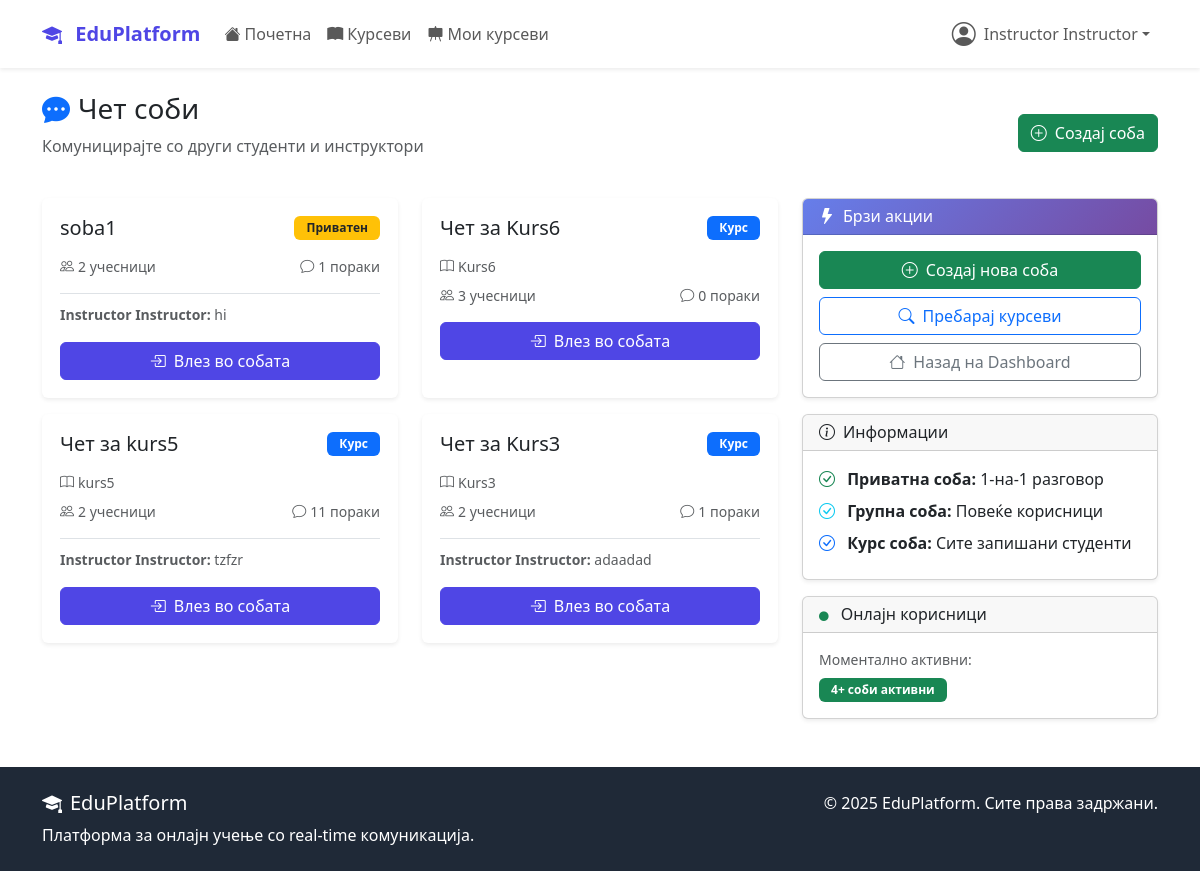
/chat/ (signed in), run on an earlier commit of the app's database.
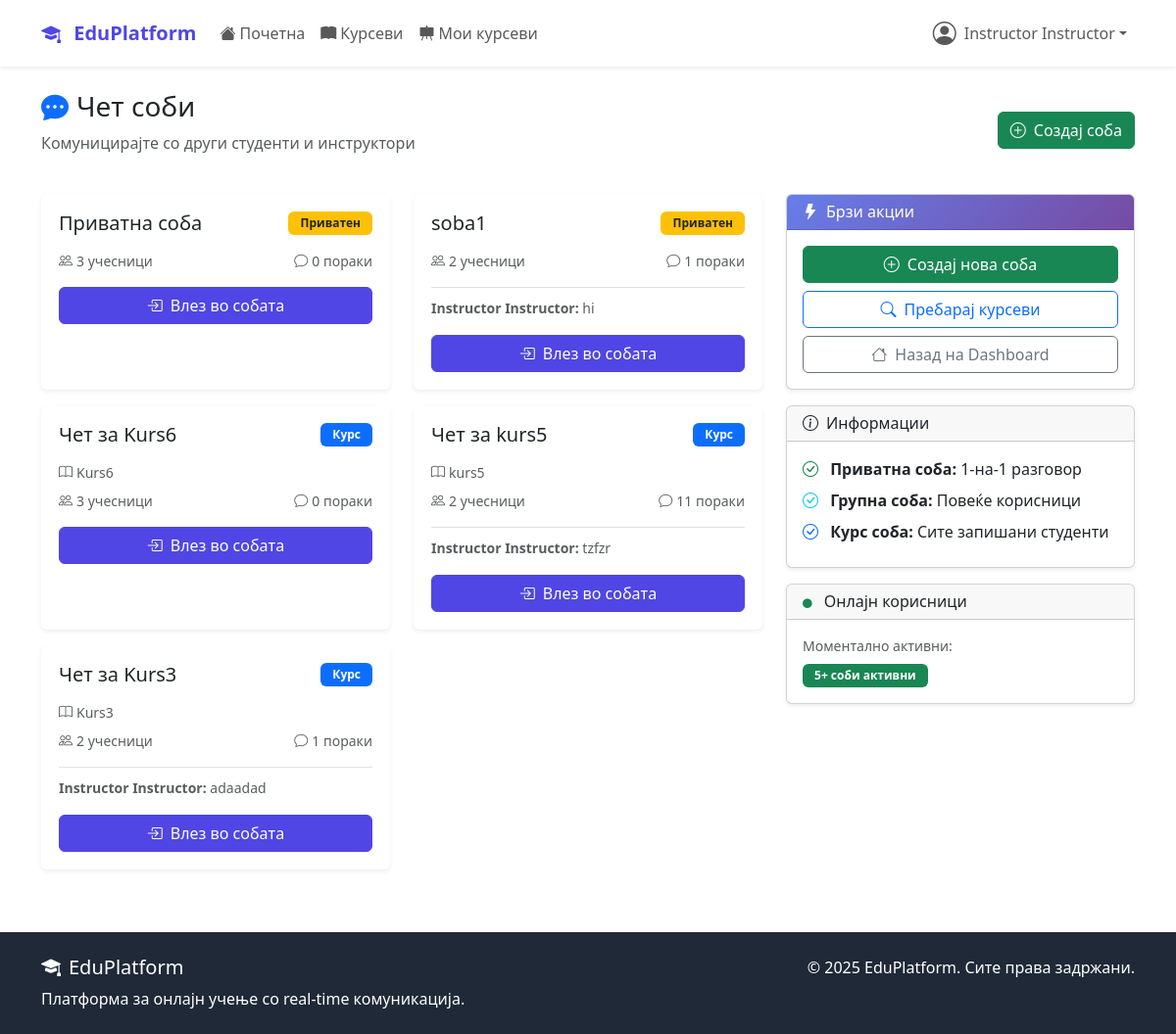
And on a later commit of the database.
### chat/models.py (models this page shows, shortened)
class ChatRoom(models.Model):
    ROOM_TYPE_CHOICES = (
        ('course', 'Курс'),
        ('private', 'Приватен'),
        ('group', 'Групен'),
        ('general', 'Општ'),
    )
    name = models.CharField(max_length=100)
    room_type = models.CharField(max_length=20, choices=ROOM_TYPE_CHOICES)
    course = models.OneToOneField(
        Course,
        on_delete=models.CASCADE,
        null=True,
        blank=True,
        related_name='chat_room'
    )
    participants = models.ManyToManyField(
        settings.AUTH_USER_MODEL,
        related_name='chat_rooms'
    )
    created_by = models.ForeignKey(
        settings.AUTH_USER_MODEL,
        on_delete=models.CASCADE,
        related_name='created_rooms'
    )
    is_active = models.BooleanField(default=True)
    created_at = models.DateTimeField(auto_now_add=True)
    def get_latest_message(self):
        return self.messages.order_by('-timestamp').first()

class Message(models.Model):
    MESSAGE_TYPE_CHOICES = (
        ('text', 'Текст'),
        ('file', 'Фајл'),
        ('image', 'Слика'),
        ('system', 'Системска'),
    )
    room = models.ForeignKey(ChatRoom, on_delete=models.CASCADE, related_name='messages')
    sender = models.ForeignKey(
        settings.AUTH_USER_MODEL,
        on_delete=models.CASCADE,
        related_name='sent_messages'
    )
    content = models.TextField()
    message_type = models.CharField(max_length=20, choices=MESSAGE_TYPE_CHOICES, default='text')
    file_attachment = models.FileField(upload_to='chat_files/', blank=True, null=True)
    reply_to = models.ForeignKey(
        'self',
        on_delete=models.CASCADE,
        null=True,
        blank=True,
        related_name='replies'
    )
    is_edited = models.BooleanField(default=False)
    edited_at = models.DateTimeField(null=True, blank=True)
    timestamp = models.DateTimeField(auto_now_add=True)
    class Meta:
        ordering = ['timestamp']

### accounts/models.py (models this page shows, shortened)
class User(AbstractUser):
    USER_TYPE_CHOICES = (
        ('student', 'Студент'),
        ('instructor', 'Инструктор'),
        ('admin', 'Администратор'),
    )
    user_type = models.CharField(
        max_length=20,
        choices=USER_TYPE_CHOICES,
        default='student'
    )
    bio = models.TextField(max_length=500, blank=True)
    profile_picture = models.ImageField(
        upload_to='profile_pics/',
        blank=True,  # Додадено
        null=True    # Додадено
    )
    birth_date = models.DateField(null=True, blank=True)
    phone_number = models.CharField(max_length=15, blank=True)
    created_at = models.DateTimeField(auto_now_add=True)
    updated_at = models.DateTimeField(auto_now=True)

### courses/models.py (models this page shows, shortened)
class Course(models.Model):
    DIFFICULTY_CHOICES = (
        ('beginner', 'Почетник'),
        ('intermediate', 'Средно'),
        ('advanced', 'Напредно'),
    )
    STATUS_CHOICES = (
        ('draft', 'Нацрт'),
        ('published', 'Објавен'),
        ('archived', 'Архивиран'),
    )
    title = models.CharField(max_length=200)
    slug = models.SlugField(unique=True, blank=True, max_length=250)
    description = models.TextField()
    instructor = models.ForeignKey(
        settings.AUTH_USER_MODEL,
        on_delete=models.CASCADE,
        related_name='courses_taught'
    )
    category = models.ForeignKey(Category, on_delete=models.CASCADE)
    thumbnail = models.ImageField(upload_to='course_thumbnails/', blank=True)
    price = models.DecimalField(max_digits=8, decimal_places=2, default=0.00)
    difficulty = models.CharField(max_length=20, choices=DIFFICULTY_CHOICES)
    status = models.CharField(max_length=20, choices=STATUS_CHOICES, default='published')
    duration_hours = models.PositiveIntegerField(help_text="Должина во часови")
    max_students = models.PositiveIntegerField(null=True, blank=True)
    requirements = models.TextField(blank=True, help_text="Предуслови за курсот")
    what_you_learn = models.TextField(help_text="Што ќе научат студентите")
    created_at = models.DateTimeField(auto_now_add=True)
    updated_at = models.DateTimeField(auto_now=True)
    class Meta:
        ordering = ['-created_at']

### chat/views.py (the view)
# urls.py: path('', views.ChatListView.as_view(), name='list'),
class ChatListView(LoginRequiredMixin, ListView):
    model = ChatRoom
    template_name = 'chat/list.html'
    context_object_name = 'chat_rooms'
    def get_queryset(self):
        user = self.request.user
        return ChatRoom.objects.filter(
            participants=user,
            is_active=True
        ).annotate(
            message_count=Count('messages')
        ).order_by('-created_at')
    def get_context_data(self, **kwargs):
        context = super().get_context_data(**kwargs)
        user = self.request.user
        chat_settings, created = UserChatSettings.objects.get_or_create(user=user)
        context['chat_settings'] = chat_settings
        if user.user_type == 'instructor':
            context['available_courses'] = Course.objects.filter(
                instructor=user,
                status='published'
            ).exclude(
                chat_room__isnull=False
            )
        return context

### templates/chat/list.html (shortened to what the changed rows need)
{% extends 'base.html' %}
{% block content %}
<div class="container mt-4">
    <div class="row">
        <div class="col-md-8">
            {% if chat_rooms %}
                <div class="row">
                    {% for room in chat_rooms %}
                    <div class="col-md-6 mb-3">
                        <div class="card chat-room-card h-100 shadow-sm">
                            <div class="card-body">
                                <div class="d-flex justify-content-between align-items-start mb-2">
                                    <h5 class="card-title">{{ room.name }}</h5>
                                    {% if room.room_type == 'course' %}
                                        <span class="badge bg-primary">{{ room.get_room_type_display }}</span>
                                    {% elif room.room_type == 'private' %}
                                        <span class="badge bg-warning text-dark">{{ room.get_room_type_display }}</span>
                                    {% else %}
                                        <span class="badge bg-info">{{ room.get_room_type_display }}</span>
                                    {% endif %}
                                </div>
                                {% if room.course %}
                                    <p class="text-muted small mb-2">
                                        <i class="bi bi-book me-1"></i>{{ room.course.title }}
                                    </p>
                                {% endif %}
                                <div class="d-flex justify-content-between align-items-center text-muted small mb-3">
                                    <span>
                                        <i class="bi bi-people me-1"></i>{{ room.participants.count }} учесници
                                    </span>
                                    <span>
                                        <i class="bi bi-chat me-1"></i>{{ room.message_count }} пораки
                                    </span>
                                </div>
                                {% with latest_message=room.get_latest_message %}
                                {% if latest_message %}
                                    <div class="border-top pt-2 mb-3">
                                        <small class="text-muted">
                                            <strong>{{ latest_message.sender.get_full_name|default:latest_message.sender.username }}:</strong>
                                            {{ latest_message.content|truncatewords:8 }}
                                        </small>
                                    </div>
                                {% endif %}
                                {% endwith %}
                                <a href="{% url 'chat:room' room.id %}" class="btn btn-primary w-100">
                                    <i class="bi bi-box-arrow-in-right me-2"></i>Влез во собата
                                </a>
                            </div>
                        </div>
                    </div>
                    {% endfor %}
                </div>
            {% endif %}
        </div>
        <div class="col-md-4">
            <div class="card shadow-sm mt-3">
                <div class="card-body">
                    <div class="d-flex align-items-center">
                        <div class="avatar-group">
                            <span class="badge bg-success">{{ chat_rooms|length }}+ соби активни</span>
                        </div>
                    </div>
                </div>
            </div>
        </div>
    </div>
</div>
{% endblock %}

What changed in the data, as far as the page shows it:
added ChatRoom: name "Приватна соба", room_type "Приватен", participants.count "3", message_count "0"
Also different on the page:
{{ chat_rooms|length }}: "4" → "5"
